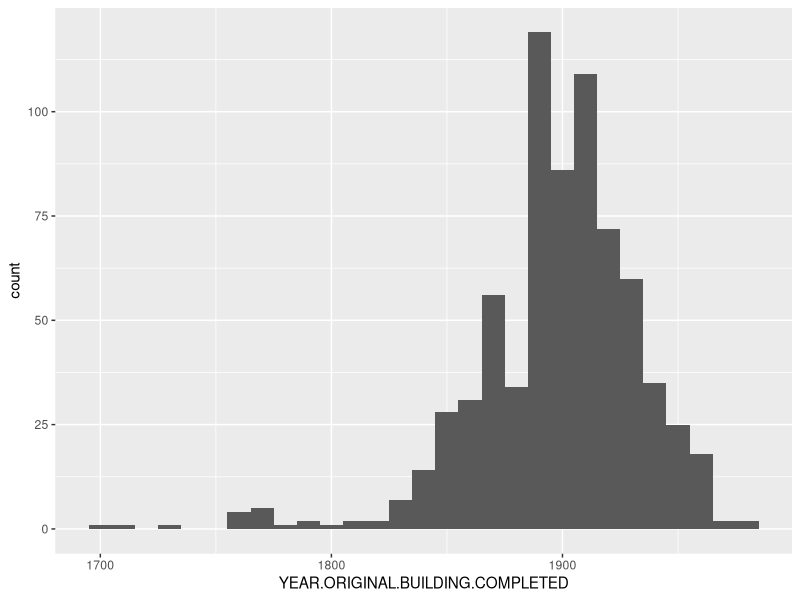
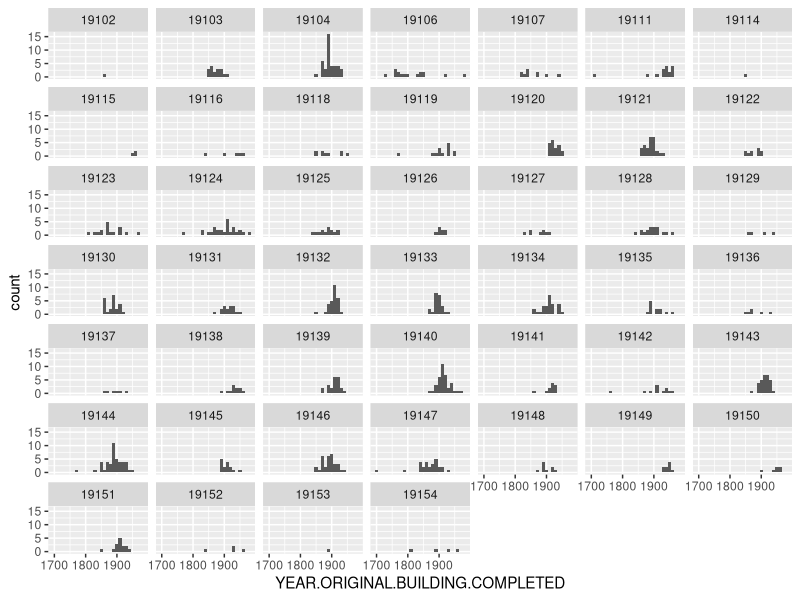
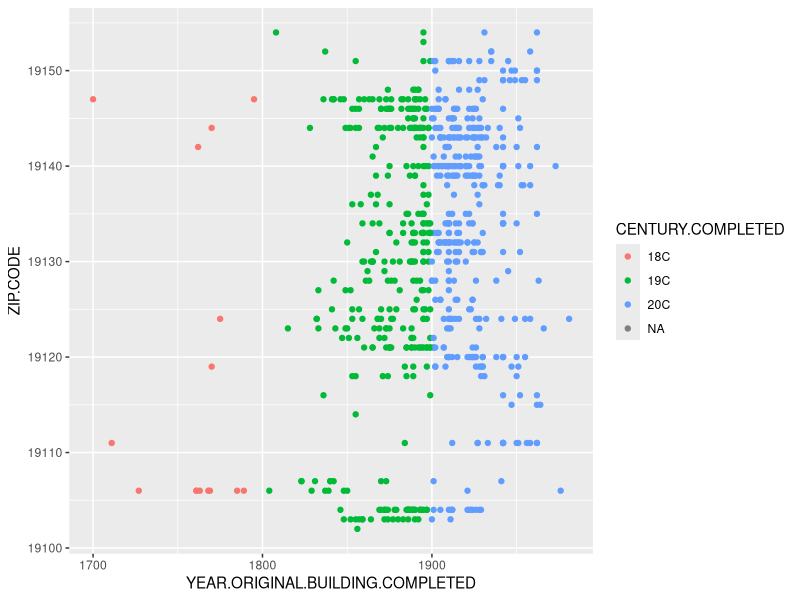
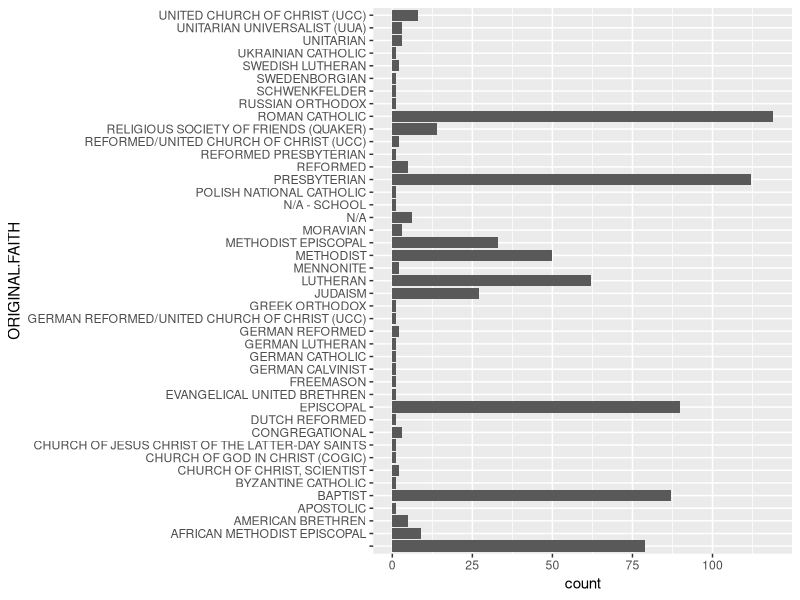
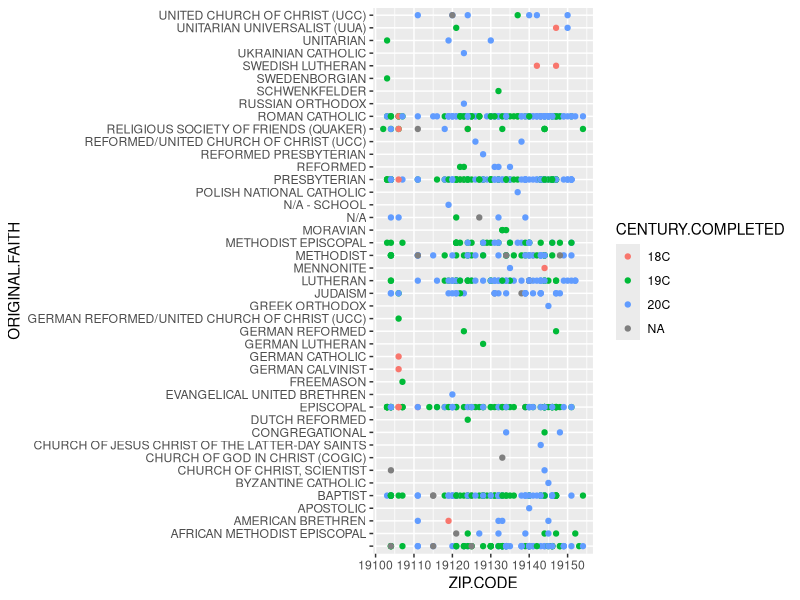
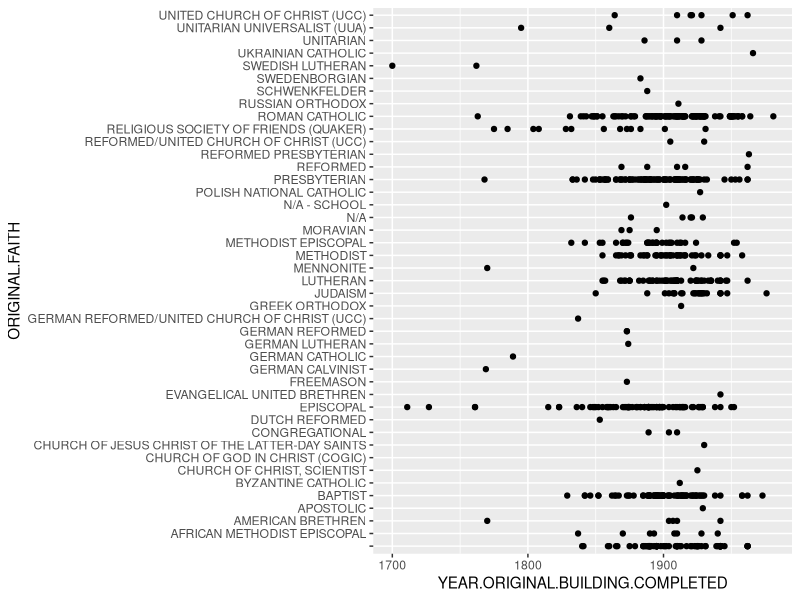

Write the R code that produced these figures, in order.
library(dplyr)
library(tidyr)
library(ggplot2)

properties <- read.csv('ReligiousProperties_coded.csv')

head(properties)

#adds a century completed column
properties$CENTURY.COMPLETED <- cut(properties$YEAR.ORIGINAL.BUILDING.COMPLETED, c(1699, 1799, 1899, 1999))
properties$CENTURY.COMPLETED <- as.character(properties$CENTURY.COMPLETED)

properties$CENTURY.COMPLETED[properties$CENTURY.COMPLETED == '(1.8e+03,1.9e+03]'] <- '19C'
properties$CENTURY.COMPLETED[properties$CENTURY.COMPLETED == '(1.9e+03,2e+03]'] <- '20C'
properties$CENTURY.COMPLETED[properties$CENTURY.COMPLETED == '(1.7e+03,1.8e+03]'] <- '18C'

clean.properties <- subset(properties, select = c('CENTURY.COMPLETED', 'CURRENT.CONGREGATION', 'ZIP.CODE', 'YEAR.ORIGINAL.BUILDING.COMPLETED', 'Phila.Register..District.', 'National.Register..Ind.', 'National.Register..District.'))

clean.properties[order(clean.properties$YEAR.ORIGINAL.BUILDING.COMPLETED),]


summary(clean.properties$YEAR.ORIGINAL.BUILDING.COMPLETED)


# Histogram of buildings completed across all years. 
ggplot(aes(x=YEAR.ORIGINAL.BUILDING.COMPLETED), data=clean.properties) +
  geom_histogram(binwidth=10) 

#Histogram of buildings completed broken down by zipcode
ggplot(aes(x=YEAR.ORIGINAL.BUILDING.COMPLETED), data=clean.properties) +
  geom_histogram(binwidth=10) +
  facet_wrap(~ZIP.CODE)

#this could become a useful scatterplot. Zips should be mapped onto neighborhoods or rough areas of the city
# and that should dictate the color
ggplot(aes(x=YEAR.ORIGINAL.BUILDING.COMPLETED, y = ZIP.CODE), data=clean.properties) +
  geom_point(aes(color=CENTURY.COMPLETED)) 





relproperties <- subset(properties, select = c('CENTURY.COMPLETED', 'ZIP.CODE', 'YEAR.ORIGINAL.BUILDING.COMPLETED','ORIGINAL.FAITH', 'CURRENT.FAITH'))

#Histogram showing counts of original faiths
ggplot(aes(x=ORIGINAL.FAITH), data=relproperties) +
  geom_histogram(stat='count') +
  coord_flip()


# scatterplot of faith, location, colored by century
ggplot(aes(x=ZIP.CODE, y=ORIGINAL.FAITH), data=relproperties) +
  geom_point(aes(color=CENTURY.COMPLETED))

#this is kind of a hacked-together timeline, showing what faith constructed churches when

ggplot(aes(x=YEAR.ORIGINAL.BUILDING.COMPLETED, y=ORIGINAL.FAITH), data=relproperties) +
  geom_point()


